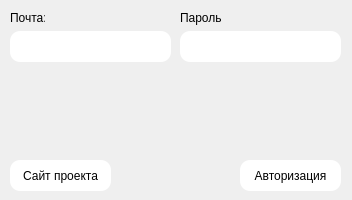
<?xml version="1.0" encoding="UTF-8"?>
<ui version="4.0">
 <class>loginWindow</class>
 <widget class="QMainWindow" name="loginWindow">
  <property name="geometry">
   <rect>
    <x>0</x>
    <y>0</y>
    <width>352</width>
    <height>200</height>
   </rect>
  </property>
  <property name="minimumSize">
   <size>
    <width>352</width>
    <height>200</height>
   </size>
  </property>
  <property name="maximumSize">
   <size>
    <width>352</width>
    <height>200</height>
   </size>
  </property>
  <property name="windowTitle">
   <string>Авторизация</string>
  </property>
  <property name="windowIcon">
   <iconset>
    <normaloff>icon.ico</normaloff>icon.ico</iconset>
  </property>
  <property name="styleSheet">
   <string notr="true"/>
  </property>
  <widget class="QWidget" name="centralwidget">
   <widget class="QLineEdit" name="password_form">
    <property name="geometry">
     <rect>
      <x>180</x>
      <y>31</y>
      <width>161</width>
      <height>31</height>
     </rect>
    </property>
    <property name="mouseTracking">
     <bool>true</bool>
    </property>
    <property name="toolTip">
     <string>&lt;html&gt;&lt;head/&gt;&lt;body&gt;&lt;p&gt;Введите текст&lt;/p&gt;&lt;/body&gt;&lt;/html&gt;</string>
    </property>
    <property name="whatsThis">
     <string/>
    </property>
    <property name="autoFillBackground">
     <bool>false</bool>
    </property>
    <property name="styleSheet">
     <string notr="true">background-color: #ffffff;
border-radius: 10px;
</string>
    </property>
   </widget>
   <widget class="QLineEdit" name="mail_from_form">
    <property name="geometry">
     <rect>
      <x>10</x>
      <y>31</y>
      <width>161</width>
      <height>31</height>
     </rect>
    </property>
    <property name="mouseTracking">
     <bool>true</bool>
    </property>
    <property name="toolTip">
     <string>&lt;html&gt;&lt;head/&gt;&lt;body&gt;&lt;p&gt;Введите текст&lt;/p&gt;&lt;/body&gt;&lt;/html&gt;</string>
    </property>
    <property name="whatsThis">
     <string/>
    </property>
    <property name="autoFillBackground">
     <bool>false</bool>
    </property>
    <property name="styleSheet">
     <string notr="true">background-color: rgb(255,255,255);
border-radius:10px;
</string>
    </property>
   </widget>
   <widget class="QLabel" name="mail_text">
    <property name="geometry">
     <rect>
      <x>10</x>
      <y>10</y>
      <width>35</width>
      <height>16</height>
     </rect>
    </property>
    <property name="text">
     <string>Почта:</string>
    </property>
   </widget>
   <widget class="QLabel" name="mail_to_text">
    <property name="geometry">
     <rect>
      <x>180</x>
      <y>10</y>
      <width>41</width>
      <height>16</height>
     </rect>
    </property>
    <property name="text">
     <string>Пароль:</string>
    </property>
   </widget>
   <widget class="QPushButton" name="site_button">
    <property name="geometry">
     <rect>
      <x>10</x>
      <y>160</y>
      <width>101</width>
      <height>31</height>
     </rect>
    </property>
    <property name="mouseTracking">
     <bool>false</bool>
    </property>
    <property name="styleSheet">
     <string notr="true">QPushButton {
	background-color: #ffffff;
	border-radius: 10px;
}

QPushButton:hover {
	background-color: #f7f7f7;
	border-radius: 10px;
}

QPushButton:pressed {
	background-color: #e7e7e7;
	border-radius: 10px;
}</string>
    </property>
    <property name="text">
     <string>Сайт проекта</string>
    </property>
   </widget>
   <widget class="QPushButton" name="login_button">
    <property name="geometry">
     <rect>
      <x>240</x>
      <y>160</y>
      <width>101</width>
      <height>31</height>
     </rect>
    </property>
    <property name="mouseTracking">
     <bool>false</bool>
    </property>
    <property name="styleSheet">
     <string notr="true">QPushButton {
	background-color: #ffffff;
	border-radius: 10px;
}

QPushButton:hover {
	background-color: #f7f7f7;
	border-radius: 10px;
}

QPushButton:pressed {
	background-color: #e7e7e7;
	border-radius: 10px;
}</string>
    </property>
    <property name="text">
     <string>Авторизация</string>
    </property>
   </widget>
  </widget>
 </widget>
 <tabstops>
  <tabstop>mail_from_form</tabstop>
  <tabstop>password_form</tabstop>
  <tabstop>login_button</tabstop>
  <tabstop>site_button</tabstop>
 </tabstops>
 <resources/>
 <connections/>
</ui>
